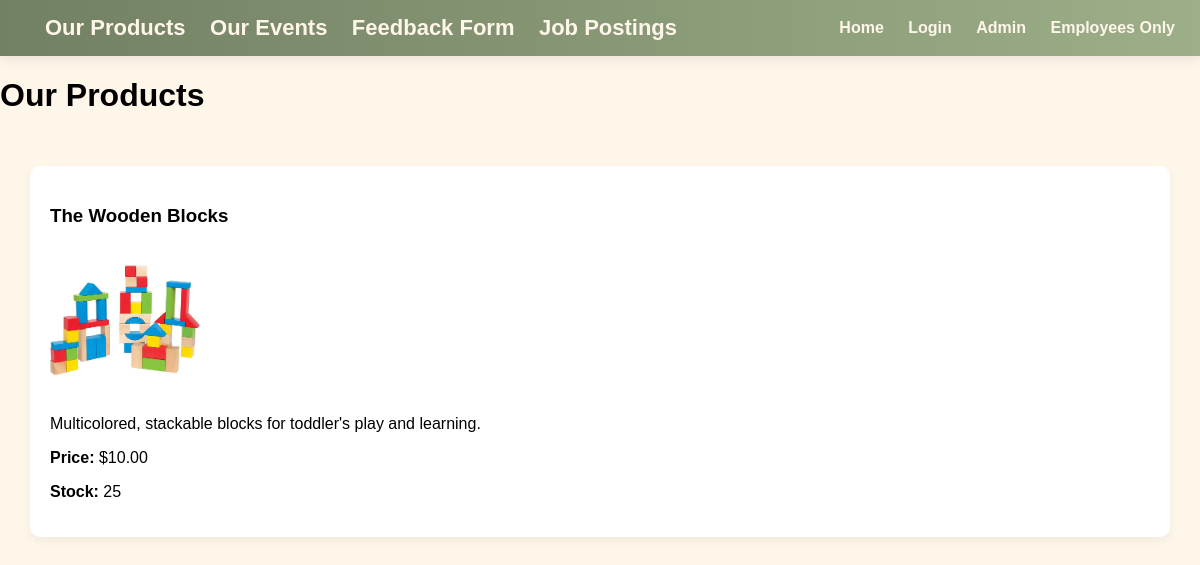
/store/, run on the app's committed database.
### store/models.py (models this page shows, shortened)
class Product(models.Model):
    name = models.CharField(max_length=255)
    description = models.TextField()
    price = models.DecimalField(max_digits=10, decimal_places=2)
    quantity = models.PositiveIntegerField()
    image = models.ImageField(upload_to='products/')

### store/views.py (the view)
# urls.py: path('store/', views.store_page, name='store_page'),
def store_page(request):
    products = Product.objects.all()
    return render(request, 'store/store.html', {'products': products})

### templates/store/store.html (shortened to what this page needs)
{% extends 'store/base.html' %}
{% block content %}
<header>
    <h1>Our Products</h1>
</header>
<main class="content">
    {% if products %}
        {% for product in products %}
            <div class="product-card">
                <h3>{{ product.name }}</h3>
                {% if product.image %}
                    <img src="{{ product.image.url }}" width="150">
                {% endif %}
                <p>{{ product.description }}</p>
                <p><strong>Price:</strong> ${{ product.price }}</p>
                <p><strong>Stock:</strong> {{ product.quantity }}</p>
            </div>
        {% endfor %}
    {% else %}
        <p>No products available.</p>
    {% endif %}
</main>
{% endblock %}

### static/css/style.css (style rules this page uses)
body { margin: 0; font-family: Arial, sans-serif; background-color: #FFF6EA; }
.content { padding: 30px; }
.product-card { background: white; border-radius: 10px; padding: 20px; margin-bottom: 20px; box-shadow: 0 4px 10px rgba(0,0,0,0.05); }

### data on the page
Product: name "The Wooden Blocks", image (picture), description "Multicolored, stackable blocks for toddler's play and learning.", price "10.00", quantity "25"
